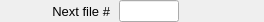
    <widget class="PyDMFrame" name="composite_3">
      <property name="geometry">
        <rect>
          <x>47</x>
          <y>106</y>
          <width>264</width>
          <height>22</height>
        </rect>
      </property>
      <widget class="QLabel" name="text_3">
        <property name="geometry">
          <rect>
            <x>0</x>
            <y>1</y>
            <width>110</width>
            <height>20</height>
          </rect>
        </property>
        <property name="text">
          <string>Next file #</string>
        </property>
        <property name="font" stdset="0">
          <font>
            <pointsize>10</pointsize>
          </font>
        </property>
        <property name="brush" stdset="0">
          <brush brushstyle="SolidPattern">
            <color alpha="255">
              <red>0</red>
              <green>0</green>
              <blue>0</blue>
            </color>
          </brush>
        </property>
        <property name="toolTip">
          <string>text_3</string>
        </property>
        <property name="alignment">
          <set>Qt::AlignRight|Qt::AlignTrailing|Qt::AlignVCenter</set>
        </property>
        <property name="styleSheet">
          <string notr="true">QLabel#text_3 {
  color: rgb(0, 0, 0);
  }</string>
        </property>
      </widget>
      <widget class="PyDMLineEdit" name="text_entry_1">
        <property name="geometry">
          <rect>
            <x>119</x>
            <y>0</y>
            <width>60</width>
            <height>22</height>
          </rect>
        </property>
        <property name="channel" stdset="0">
          <string>ca://${prefix}FileNumber</string>
        </property>
        <property name="toolTip">
          <string>${prefix}FileNumber</string>
        </property>
        <property name="font" stdset="0">
          <font>
            <pointsize>10</pointsize>
          </font>
        </property>
        <property name="styleSheet">
          <string notr="true">PyDMLineEdit#text_entry_1 {
  color: rgb(0, 0, 0);
  background-color: rgb(115, 223, 255);
  border: 1px solid black;
  margin: 0px;
  padding: 0px;
  spacing: 0px;
  }</string>
        </property>
      </widget>
      <widget class="PyDMLabel" name="text_update_3">
        <property name="geometry">
          <rect>
            <x>184</x>
            <y>2</y>
            <width>80</width>
            <height>18</height>
          </rect>
        </property>
        <property name="toolTip">
          <string>PV: ${prefix}FileNumber_RBV</string>
        </property>
        <property name="channel" stdset="0">
          <string>ca://${prefix}FileNumber_RBV</string>
        </property>
        <property name="font" stdset="0">
          <font>
            <pointsize>10</pointsize>
          </font>
        </property>
        <property name="alignment">
          <set>Qt::AlignLeading|Qt::AlignLeft|Qt::AlignVCenter</set>
        </property>
        <property name="textInteractionFlags">
          <set>Qt::TextSelectableByKeyboard|Qt::TextSelectableByMouse</set>
        </property>
        <property name="styleSheet">
          <string notr="true">PyDMLabel#text_update_3 {
  color: rgb(10, 0, 184);
  background-color: rgb(187, 187, 187);
  }</string>
        </property>
      </widget>
    </widget>
